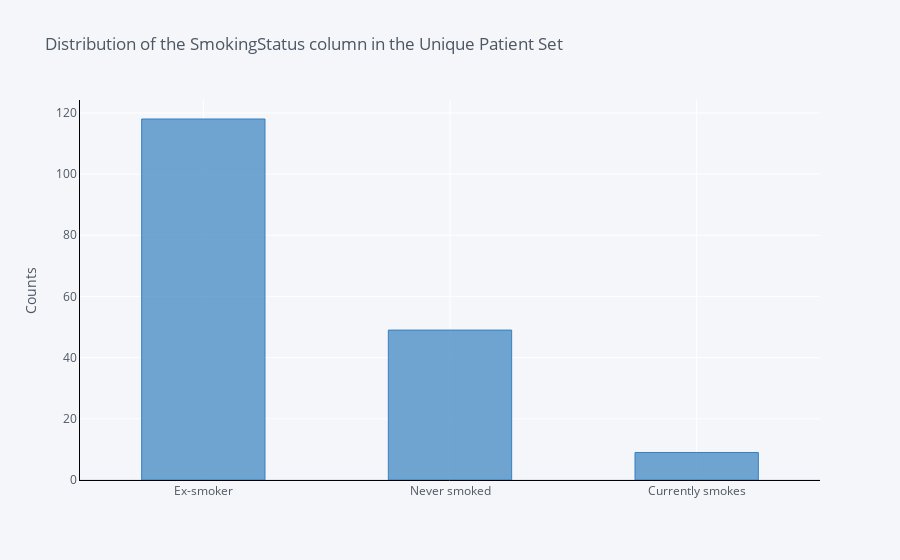

This figure's notebook cell:
### Code cell
# show 
patient_df['SmokingStatus'].value_counts().iplot(kind='bar',
                                              yTitle='Counts', 
                                              linecolor='black', 
                                              opacity=0.7,
                                              color='blue',
                                              theme='pearl',
                                              bargap=0.5,
                                              gridcolor='white',
                                              title='Distribution of the SmokingStatus column in the Unique Patient Set')

### Figure 1 — Plotly figure (JSON) as saved in the notebook; plotly's stock layout.template omitted (floating-point values rounded to 4 significant figures)
{"data": [{"marker": {"color": "rgba(55, 128, 191, 0.7)", "line": {"color": "rgba(55, 128, 191, 1.0)", "width": 1}}, "name": "SmokingStatus", "orientation": "v", "text": "", "type": "bar", "x": ["Ex-smoker", "Never smoked", "Currently smokes"], "y": [118, 49, 9]}], "layout": {"bargap": 0.5, "legend": {"bgcolor": "#F5F6F9", "font": {"color": "#4D5663"}}, "paper_bgcolor": "#F5F6F9", "plot_bgcolor": "#F5F6F9", "title": {"font": {"color": "#4D5663"}, "text": "Distribution of the SmokingStatus column in the Unique Patient Set"}, "xaxis": {"gridcolor": "white", "linecolor": "black", "showgrid": true, "tickfont": {"color": "#4D5663"}, "title": {"font": {"color": "#4D5663"}, "text": ""}, "zerolinecolor": "#E1E5ED"}, "yaxis": {"gridcolor": "white", "linecolor": "black", "showgrid": true, "tickfont": {"color": "#4D5663"}, "title": {"font": {"color": "#4D5663"}, "text": "Counts"}, "zerolinecolor": "#E1E5ED"}}}
